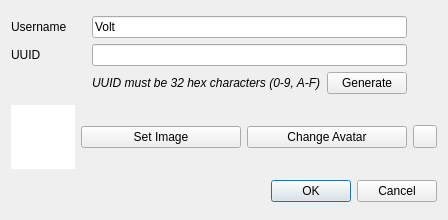
<?xml version="1.0" encoding="UTF-8"?>
<ui version="4.0">
 <class>NewUserDialog</class>
 <widget class="QDialog" name="NewUserDialog">
  <property name="geometry">
   <rect>
    <x>0</x>
    <y>0</y>
    <width>448</width>
    <height>220</height>
   </rect>
  </property>
  <property name="windowTitle">
   <string>New User</string>
  </property>
  <layout class="QGridLayout" name="gridLayout_2">
   <item row="2" column="1" colspan="3">
    <widget class="QDialogButtonBox" name="buttonBox">
     <property name="orientation">
      <enum>Qt::Orientation::Horizontal</enum>
     </property>
     <property name="standardButtons">
      <set>QDialogButtonBox::StandardButton::Cancel|QDialogButtonBox::StandardButton::Ok</set>
     </property>
    </widget>
   </item>
   <item row="1" column="2">
    <widget class="QPushButton" name="setAvatar">
     <property name="text">
      <string>Change Avatar</string>
     </property>
    </widget>
   </item>
   <item row="1" column="1">
    <widget class="QPushButton" name="selectImage">
     <property name="text">
      <string>Set Image</string>
     </property>
    </widget>
   </item>
   <item row="1" column="3">
    <widget class="QToolButton" name="revert">
     <property name="text">
      <string/>
     </property>
    </widget>
   </item>
   <item row="0" column="0" colspan="4">
    <layout class="QGridLayout" name="gridLayout">
     <item row="1" column="0">
      <widget class="QLabel" name="label">
       <property name="text">
        <string>UUID</string>
       </property>
      </widget>
     </item>
     <item row="0" column="1" colspan="2">
      <widget class="QLineEdit" name="username">
       <property name="text">
        <string>Volt</string>
       </property>
      </widget>
     </item>
     <item row="1" column="1" colspan="2">
      <widget class="QLineEdit" name="uuid"/>
     </item>
     <item row="0" column="0">
      <widget class="QLabel" name="label_2">
       <property name="text">
        <string>Username</string>
       </property>
      </widget>
     </item>
     <item row="2" column="1">
      <widget class="QLabel" name="label_3">
       <property name="font">
        <font>
         <italic>true</italic>
        </font>
       </property>
       <property name="text">
        <string>UUID must be 32 hex characters (0-9, A-F)</string>
       </property>
      </widget>
     </item>
     <item row="2" column="2">
      <widget class="QPushButton" name="generate">
       <property name="text">
        <string>Generate</string>
       </property>
      </widget>
     </item>
     <item row="1" column="3">
      <widget class="QLabel" name="uuidVerified">
       <property name="sizePolicy">
        <sizepolicy hsizetype="Fixed" vsizetype="Preferred">
         <horstretch>0</horstretch>
         <verstretch>0</verstretch>
        </sizepolicy>
       </property>
       <property name="minimumSize">
        <size>
         <width>24</width>
         <height>0</height>
        </size>
       </property>
      </widget>
     </item>
     <item row="0" column="3">
      <widget class="QLabel" name="usernameVerified">
       <property name="text">
        <string/>
       </property>
      </widget>
     </item>
    </layout>
   </item>
   <item row="1" column="0">
    <widget class="QGraphicsView" name="image">
     <property name="sizePolicy">
      <sizepolicy hsizetype="Expanding" vsizetype="Expanding">
       <horstretch>0</horstretch>
       <verstretch>0</verstretch>
      </sizepolicy>
     </property>
     <property name="minimumSize">
      <size>
       <width>64</width>
       <height>64</height>
      </size>
     </property>
     <property name="maximumSize">
      <size>
       <width>64</width>
       <height>64</height>
      </size>
     </property>
     <property name="frameShape">
      <enum>QFrame::Shape::NoFrame</enum>
     </property>
     <property name="frameShadow">
      <enum>QFrame::Shadow::Plain</enum>
     </property>
     <property name="verticalScrollBarPolicy">
      <enum>Qt::ScrollBarPolicy::ScrollBarAlwaysOff</enum>
     </property>
     <property name="horizontalScrollBarPolicy">
      <enum>Qt::ScrollBarPolicy::ScrollBarAlwaysOff</enum>
     </property>
     <property name="interactive">
      <bool>false</bool>
     </property>
    </widget>
   </item>
  </layout>
 </widget>
 <resources/>
 <connections>
  <connection>
   <sender>buttonBox</sender>
   <signal>accepted()</signal>
   <receiver>NewUserDialog</receiver>
   <slot>accept()</slot>
   <hints>
    <hint type="sourcelabel">
     <x>248</x>
     <y>254</y>
    </hint>
    <hint type="destinationlabel">
     <x>157</x>
     <y>274</y>
    </hint>
   </hints>
  </connection>
  <connection>
   <sender>buttonBox</sender>
   <signal>rejected()</signal>
   <receiver>NewUserDialog</receiver>
   <slot>reject()</slot>
   <hints>
    <hint type="sourcelabel">
     <x>316</x>
     <y>260</y>
    </hint>
    <hint type="destinationlabel">
     <x>286</x>
     <y>274</y>
    </hint>
   </hints>
  </connection>
 </connections>
</ui>
